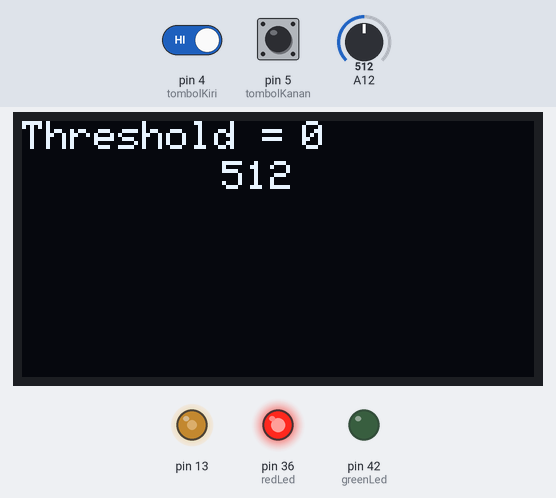
A program run on a simulated Arduino Mega 2560, built with avr-gcc and run on an emulated ATmega2560. Parts: 128×64 one-colour display, output pins drawn as LEDs (lit = HIGH). Inputs (shaded band) come from the test bench; at power-on: pin 5 (tombolKanan) HIGH, pin 4 (tombolKiri) HIGH, A12 = 512. EEPROM starts erased; what the program prints to the serial monitor is not drawn.

Above: at 2.3 s.
Timing chart, 0 to 1.2 s (numbered marks = the images above; inputs shaded):
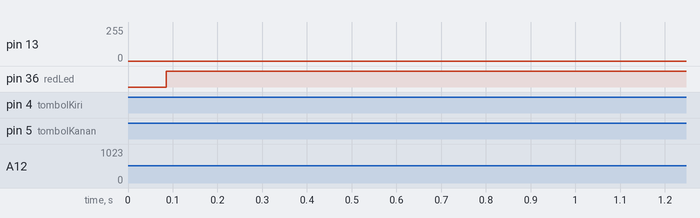

The program:

main.cpp
```cpp
#include <Arduino.h>

#include <PCMModded.h>
// Versi modifikasi dari library PCM agar dapat memutar audio
// pada pin 13 Timer 0, bukan pada bawaannya yaitu pin 10 Timer 2
// Modded by : Ilham Kurniawan

#include <EEPROM.h>

#include <Wire.h>
#include <Adafruit_SSD1306.h>
#include <Adafruit_GFX.h>

//#include <PinChangeInterrupt.h>

#include "audio1.h"
#include "audio2.h"

int redLed = 36;
int greenLed = 42;
int tombolKanan = 5;
int tombolKiri = 4;
int sensorThres[] = {600, 800, 400};
int thresholdIndex = eeprom_read_byte((uint8_t*)0);
int bacaAsap = 0;

boolean loopSound = false;

const int ButtonInt = 5;

#define OLED_RESET -1
Adafruit_SSD1306 display(OLED_RESET);

//===========================================================================

void ISR1() {
  stopPlayback();
  delay(3000);
}

boolean playing(void)
{
  return TIMSK1 & _BV(OCIE1A);
}

void putarSuara() {
  loopSound = true;
  while (loopSound) {

    if (digitalRead(tombolKanan) == 0) {
      loopSound = false;
      return;
    }

    int pilihanLagu = eeprom_read_byte((uint8_t*)0);
    if (pilihanLagu == 1) {
      startPlayback(audio2, sizeof(audio2));
    }
    else {
      startPlayback(audio1, sizeof(audio1));
    }

    while (playing());
  }
}

void ThresholdCheck() {
  if (digitalRead(tombolKiri) == 0) {
    delay(500);
    thresholdIndex++;
    if (thresholdIndex == 3) {
      thresholdIndex = 0;
    }
    eeprom_write_byte((uint8_t*)0, thresholdIndex);
  }
  return;
}

// ===============================================================================

void setup() {
  pinMode(redLed, OUTPUT);
  pinMode(greenLed, OUTPUT);

  pinMode(ButtonInt, INPUT);
  //attachInterrupt(digitalPinToInterrupt(ButtonInt), ISR1, CHANGE);

  pinMode(A12, INPUT);

  pinMode(tombolKanan, INPUT_PULLUP);
  pinMode(tombolKiri, INPUT_PULLUP);

  display.begin(SSD1306_SWITCHCAPVCC, 0x3C);
  display.clearDisplay();
  display.display();

  Serial.begin(9600);
}

void loop() {
  bacaAsap = analogRead(A12);
  ThresholdCheck();

  Serial.print("Pin A0: ");
  Serial.println(bacaAsap);

  display.clearDisplay();
  display.setTextSize(1);
  display.setTextColor(SSD1306_WHITE);
  display.setCursor(50, 10);
  display.print(bacaAsap);
  display.setCursor(0, 0);
  display.print("Threshold = ");
  display.setCursor(70, 0);
  display.print(sensorThres[thresholdIndex]);
  display.display();


  if (bacaAsap > sensorThres[thresholdIndex])
  {
    digitalWrite(redLed, HIGH);
    digitalWrite(greenLed, LOW);

    putarSuara();
    //startPlayback(audio1, sizeof(audio1));
    //while (playing());

  }
  else
  {
    digitalWrite(redLed, LOW);
    digitalWrite(greenLed, HIGH);
  }

  delay(300);
}
```

Source omitted: audio1.h (data table, 171017 bytes), audio2.h (data table, 170360 bytes)
